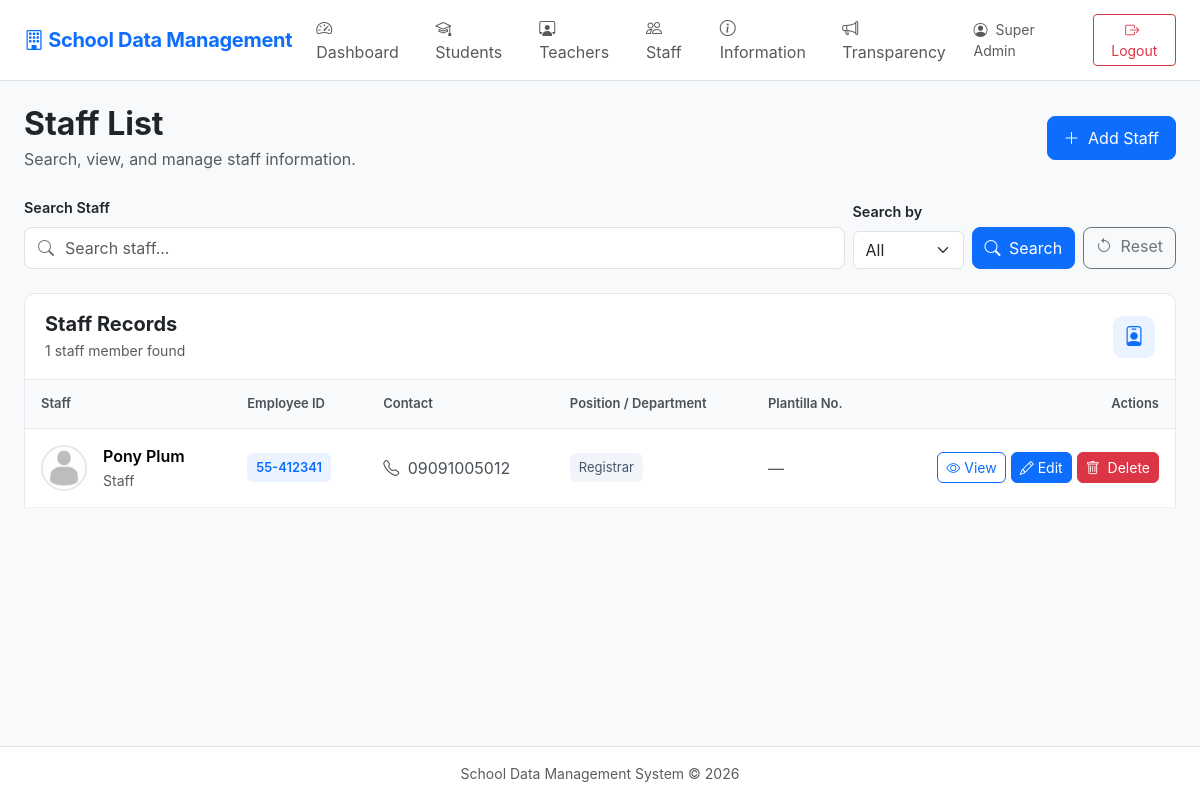
The app's page /staff.php (signed in) with its own data.
### tables this page shows
CREATE TABLE `staff` (
  `id` int(10) UNSIGNED NOT NULL,
  `user_id` int(10) UNSIGNED DEFAULT NULL,
  `created_by` int(10) UNSIGNED DEFAULT NULL,
  `updated_by` int(10) UNSIGNED DEFAULT NULL,
  `employee_id` varchar(50) NOT NULL,
  `photo` varchar(255) DEFAULT NULL,
  `full_name` varchar(150) NOT NULL,
  `date_of_birth` date DEFAULT NULL,
  `gender` varchar(30) DEFAULT NULL,
  `address` text DEFAULT NULL,
  `contact_number` varchar(50) DEFAULT NULL,
  `email` varchar(150) DEFAULT NULL,
  `position_department` varchar(150) DEFAULT NULL,
  `other_info` text DEFAULT NULL,
  `created_at` timestamp NOT NULL DEFAULT current_timestamp(),
  `updated_at` timestamp NOT NULL DEFAULT current_timestamp() ON UPDATE current_timestamp(),
  `plantilla_no` varchar(50) DEFAULT NULL,
  `first_day_of_service` date DEFAULT NULL,
  `current_latest_appointment` date DEFAULT NULL,
  `deped_email` varchar(150) DEFAULT NULL,
  `personal_email` varchar(150) DEFAULT NULL,
  `degree_finished` varchar(255) DEFAULT NULL,
  `specialization_prc_eligibility` varchar(255) DEFAULT NULL,
  `tin_no` varchar(30) DEFAULT NULL,
  `birthdate` date DEFAULT NULL,
  `specialization` varchar(255) DEFAULT NULL,
  `prc_eligibility` varchar(255) DEFAULT NULL,
  `gsis_no` varchar(50) DEFAULT NULL,
  `philhealth_no` varchar(50) DEFAULT NULL,
  `salary_grade` tinyint(3) UNSIGNED DEFAULT NULL,
  `step` tinyint(3) UNSIGNED DEFAULT NULL,
  `training_accomplishments` text DEFAULT NULL
);

### config.php (called while the page is built, shortened)
<?php
function e($value)
{
    return htmlspecialchars(
        (string) $value,
        ENT_QUOTES,
        'UTF-8'
    );
}
?>

### staff.php (the view, shortened to what this page needs)
<?php
require_once __DIR__ . '/config.php';
$q = trim($_GET['q'] ?? '');
$searchBy = $_GET['search_by'] ?? 'all';
$sql = "
    SELECT *
    FROM staff
";
$params = [];
$sql .= "
    ORDER BY full_name ASC
";
$stmt = $pdo->prepare($sql);
$stmt->execute($params);
$rows = $stmt->fetchAll();
include 'header.php';
?>
<link
    rel="stylesheet"
    href="assets/staff.css"
>
<div class="d-flex flex-wrap justify-content-between align-items-center gap-3 mb-4">
    <div>
        <h2 class="fw-bold mb-1">
            Staff List
        </h2>
        <p class="text-muted mb-0">
            Search, view, and manage staff information.
        </p>
    </div>
    <a
        href="staff_form.php"
        class="btn btn-primary staff-add-btn"
    >
        <i class="bi bi-plus-lg me-1"></i>
        Add Staff
    </a>
</div>
<form
    method="GET"
    class="staff-search-form mb-4"
>
    <div class="row g-2 align-items-end">
        <div class="col-12 col-lg">
            <label
                for="q"
                class="form-label fw-semibold"
            >
                Search Staff
            </label>
            <div class="staff-search-input">
                <i class="bi bi-search"></i>
                <input
                    type="text"
                    name="q"
                    id="q"
                    class="form-control"
                    value="<?= e($q) ?>"
                    placeholder="Search staff..."
                    maxlength="150"
                    autocomplete="off"
                >
            </div>
        </div>
        <div class="col-12 col-sm-6 col-lg-auto">
            <label
                for="search_by"
                class="form-label fw-semibold"
            >
                Search by
            </label>
            <select
                name="search_by"
                id="search_by"
                class="form-select"
            >
                <option
                    value="all"
                    <?= $searchBy === 'all'
                        ? 'selected'
                        : '' ?>
                >
                    All
                </option>
            </select>
        </div>
        <div class="col-12 col-sm-3 col-lg-auto">
            <button
                type="submit"
                class="btn btn-primary w-100 staff-search-btn"
            >
                <i class="bi bi-search me-1"></i>
                Search
            </button>
        </div>
        <div class="col-12 col-sm-3 col-lg-auto">
            <a
                href="staff.php"
                class="btn btn-outline-secondary w-100 staff-clear-btn"
            >
                <i class="bi bi-arrow-counterclockwise me-1"></i>
                Reset
            </a>
        </div>
    </div>
</form>
<div class="staff-table-header">
    <div>
        <h5 class="fw-bold mb-1">
            Staff Records
        </h5>
        <p class="text-muted small mb-0">
            <?= count($rows) ?>
            staff
            <?= count($rows) !== 1
                ? 'members'
                : 'member'
            ?>
            found
        </p>
    </div>
    <div class="staff-table-icon">
        <i class="bi bi-person-badge"></i>
    </div>
</div>
<div class="table-responsive">
    <table class="table staff-table align-middle mb-0">
        <thead>
            <tr>
                <th>
                    Staff
                </th>
                <th>
                    Employee ID
                </th>
                <th>
                    Contact
                </th>
                <th>
                    Position / Department
                </th>
                <th>
                    Plantilla No.
                </th>
                <th class="text-end">
                    Actions
                </th>
            </tr>
        </thead>
        <tbody>
            <?php if (!empty($rows)): ?>
                <?php foreach ($rows as $r): ?>
                    <tr>
                        <td>
                            <div class="d-flex align-items-center gap-3">
                                <?php if (!empty($r['photo'])): ?>
                                    <img
                                        src="<?= e($r['photo']) ?>"
                                        alt="<?= e(
                                            $r['full_name']
                                        ) ?>"
                                        class="staff-avatar"
                                    >
                                <?php endif; ?>
                                <div>
                                    <div class="fw-semibold">
                                        <?= e(
                                            $r['full_name']
                                        ) ?>
                                    </div>
                                    <small class="text-muted">
                                        Staff
                                    </small>
                                </div>
                            </div>
                        </td>
                        <td>
                            <span class="staff-id-badge">
                                <?= e(
                                    $r['employee_id']
                                ) ?>
                            </span>
                        </td>
                        <td>
                            <?php if (
                                !empty(
                                    $r['contact_number']
                                )
                            ): ?>
                                <div class="staff-contact">
                                    <i class="bi bi-telephone me-1"></i>
                                    <?= e(
                                        $r['contact_number']
                                    ) ?>
                                </div>
                            <?php else: ?>
                                <span class="text-muted">
                                    —
                                </span>
                            <?php endif; ?>
                        </td>
                        <td>
                            <?php if (
                                !empty(
                                    $r['position_department']
                                )
                            ): ?>
                                <span class="staff-position-badge">
                                    <?= e(
                                        $r['position_department']
                                    ) ?>
                                </span>
                            <?php else: ?>
                                <span class="text-muted">
                                    —
                                </span>
                            <?php endif; ?>
                        </td>
                        <td>
                            <?php if (
                                !empty(
                                    $r['plantilla_no']
                                )
                            ): ?>
                                <span class="staff-plantilla-badge">
                                    <?= e(
                                        $r['plantilla_no']
                                    ) ?>
                                </span>
                            <?php else: ?>
                                <span class="text-muted">
                                    —
                                </span>
                            <?php endif; ?>
                        </td>
                        <td class="text-end">
                            <div class="staff-actions">
                                <a
                                    href="staff_view.php?id=<?= (int)$r['id'] ?>"
                                    class="
                                        btn
                                        btn-sm
                                        btn-outline-primary
                                    "
                                    title="View Staff"
                                >
                                    <i class="bi bi-eye"></i>
                                    <span>
                                        View
                                    </span>
                                </a>
                                <a
                                    href="staff_form.php?id=<?= (int)$r['id'] ?>"
                                    class="
                                        btn
                                        btn-sm
                                        btn-primary
                                    "
                                    title="Edit Staff"
                                >
                                    <i class="bi bi-pencil"></i>
                                    <span>
                                        Edit
                                    </span>
                                </a>
                                <a
                                    href="delete_staff.php?id=<?= (int)$r['id'] ?>"
                                    class="btn btn-sm btn-danger"
                                >
                                    <i class="bi bi-trash me-1"></i>
                                    Delete
                                </a>
                            </div>
                        </td>
                    </tr>
                <?php endforeach; ?>
            <?php endif; ?>
        </tbody>
    </table>
</div>
<?php include 'footer.php'; ?>

### assets/style.css (style rules this page uses)
body { font-family: Inter, system-ui, -apple-system, "Segoe UI", sans-serif; }
.table td, .table th { vertical-align: middle; }
.form-label { font-weight: 600; font-size: .9rem; }

### assets/navigation.css (style rules this page uses)
html, body { min-height: 100%; }
body { display: flex; flex-direction: column; min-height: 100vh; }

### assets/staff.css (style rules this page uses)
.staff-add-btn { border-radius: 8px; padding: 9px 16px; }
.staff-search-form { align-items: center; }
.staff-search-input { position: relative; }
.staff-search-input i { position: absolute; left: 14px; top: 50%; transform: translateY(-50%); color: #6c757d; z-index: 2; }
.staff-search-input .form-control { padding-left: 40px; border-radius: 8px; min-height: 42px; }
.staff-search-btn, .staff-clear-btn { min-height: 42px; border-radius: 8px; }
.staff-table-header { display: flex; justify-content: space-between; align-items: center; padding: 18px 20px; background: #fff; border: 1px solid #e5e7eb; border-bottom: none; border-radius: 10px 10px 0 0; }
.staff-table-icon { width: 42px; height: 42px; display: flex; align-items: center; justify-content: center; background: #eaf3ff; color: #0d6efd; border-radius: 10px; font-size: 20px; }
.staff-table { background: #fff; border: 1px solid #e5e7eb; }
.staff-table thead th { background: #f8fafc; color: #495057; font-size: 13px; font-weight: 600; padding: 14px 16px; white-space: nowrap; border-bottom: 1px solid #e5e7eb; }
.staff-table tbody td { padding: 15px 16px; border-bottom: 1px solid #f0f0f0; }
.staff-avatar { width: 46px; height: 46px; border-radius: 50%; object-fit: cover; border: 2px solid #e5e7eb; }
.staff-id-badge { display: inline-block; padding: 5px 9px; background: #eaf3ff; color: #0d6efd; border-radius: 6px; font-size: 13px; font-weight: 600; }
.staff-contact { color: #495057; white-space: nowrap; }
.staff-position-badge { display: inline-block; padding: 5px 9px; background: #f1f5f9; color: #475569; border-radius: 6px; font-size: 13px; }
.staff-actions { display: flex; justify-content: flex-end; gap: 5px; }
.staff-actions .btn { border-radius: 6px; }

### records on screen
staff: photo (picture), full_name "Pony Plum", employee "55-412341", contact_number "09091005012", position_department "Registrar"

### other values on screen
$_SESSION['full_name'] "Super Admin"
count($rows) "1"
